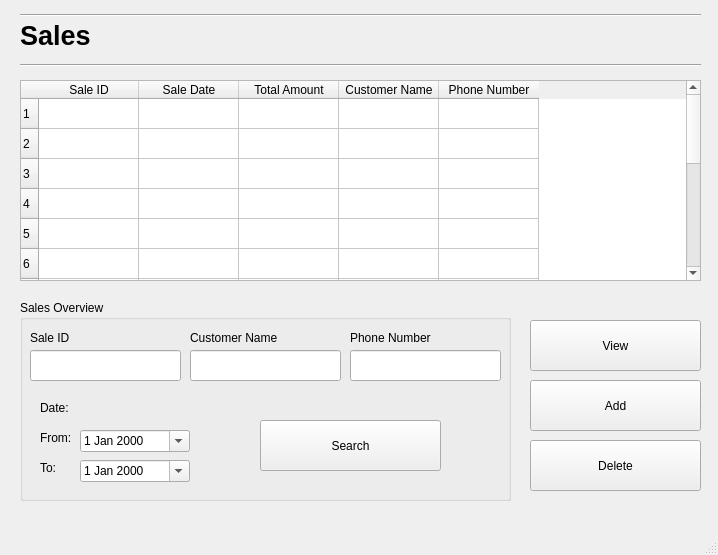
<?xml version="1.0" encoding="UTF-8"?>
<ui version="4.0">
 <class>Sale</class>
 <widget class="QMainWindow" name="Sale">
  <property name="geometry">
   <rect>
    <x>0</x>
    <y>0</y>
    <width>718</width>
    <height>555</height>
   </rect>
  </property>
  <property name="windowTitle">
   <string>Sales</string>
  </property>
  <widget class="QWidget" name="centralwidget">
   <widget class="QLabel" name="label">
    <property name="geometry">
     <rect>
      <x>20</x>
      <y>10</y>
      <width>111</width>
      <height>51</height>
     </rect>
    </property>
    <property name="font">
     <font>
      <pointsize>20</pointsize>
      <weight>75</weight>
      <bold>true</bold>
     </font>
    </property>
    <property name="text">
     <string>Sales</string>
    </property>
   </widget>
   <widget class="Line" name="line">
    <property name="geometry">
     <rect>
      <x>20</x>
      <y>50</y>
      <width>681</width>
      <height>31</height>
     </rect>
    </property>
    <property name="font">
     <font>
      <pointsize>20</pointsize>
      <weight>75</weight>
      <bold>true</bold>
     </font>
    </property>
    <property name="orientation">
     <enum>Qt::Horizontal</enum>
    </property>
   </widget>
   <widget class="QTableWidget" name="saleTable">
    <property name="geometry">
     <rect>
      <x>20</x>
      <y>80</y>
      <width>681</width>
      <height>201</height>
     </rect>
    </property>
    <row>
     <property name="text">
      <string>1</string>
     </property>
    </row>
    <row>
     <property name="text">
      <string>2</string>
     </property>
    </row>
    <row>
     <property name="text">
      <string>3</string>
     </property>
    </row>
    <row>
     <property name="text">
      <string>4</string>
     </property>
    </row>
    <row>
     <property name="text">
      <string>5</string>
     </property>
    </row>
    <row>
     <property name="text">
      <string>6</string>
     </property>
    </row>
    <row>
     <property name="text">
      <string>7</string>
     </property>
    </row>
    <row>
     <property name="text">
      <string>8</string>
     </property>
    </row>
    <row>
     <property name="text">
      <string>9</string>
     </property>
    </row>
    <row>
     <property name="text">
      <string>10</string>
     </property>
    </row>
    <row>
     <property name="text">
      <string>11</string>
     </property>
    </row>
    <row>
     <property name="text">
      <string>12</string>
     </property>
    </row>
    <row>
     <property name="text">
      <string>13</string>
     </property>
    </row>
    <row>
     <property name="text">
      <string>14</string>
     </property>
    </row>
    <row>
     <property name="text">
      <string>15</string>
     </property>
    </row>
    <column>
     <property name="text">
      <string>Sale ID</string>
     </property>
    </column>
    <column>
     <property name="text">
      <string>Sale Date</string>
     </property>
    </column>
    <column>
     <property name="text">
      <string>Total Amount</string>
     </property>
    </column>
    <column>
     <property name="text">
      <string>Customer Name</string>
     </property>
    </column>
    <column>
     <property name="text">
      <string>Phone Number</string>
     </property>
    </column>
   </widget>
   <widget class="QPushButton" name="deleteSaleButton">
    <property name="geometry">
     <rect>
      <x>530</x>
      <y>440</y>
      <width>171</width>
      <height>51</height>
     </rect>
    </property>
    <property name="text">
     <string>Delete</string>
    </property>
   </widget>
   <widget class="QGroupBox" name="groupBox">
    <property name="geometry">
     <rect>
      <x>20</x>
      <y>300</y>
      <width>491</width>
      <height>201</height>
     </rect>
    </property>
    <property name="title">
     <string>Sales Overview</string>
    </property>
    <widget class="QLabel" name="label_2">
     <property name="geometry">
      <rect>
       <x>10</x>
       <y>30</y>
       <width>55</width>
       <height>16</height>
      </rect>
     </property>
     <property name="text">
      <string>Sale ID</string>
     </property>
    </widget>
    <widget class="QLineEdit" name="searchSaleId">
     <property name="geometry">
      <rect>
       <x>10</x>
       <y>50</y>
       <width>151</width>
       <height>31</height>
      </rect>
     </property>
    </widget>
    <widget class="QLabel" name="label_4">
     <property name="geometry">
      <rect>
       <x>20</x>
       <y>100</y>
       <width>55</width>
       <height>16</height>
      </rect>
     </property>
     <property name="text">
      <string>Date:</string>
     </property>
    </widget>
    <widget class="QLabel" name="label_6">
     <property name="geometry">
      <rect>
       <x>20</x>
       <y>160</y>
       <width>55</width>
       <height>16</height>
      </rect>
     </property>
     <property name="text">
      <string>To:</string>
     </property>
    </widget>
    <widget class="QDateEdit" name="searchToDate">
     <property name="geometry">
      <rect>
       <x>60</x>
       <y>160</y>
       <width>110</width>
       <height>22</height>
      </rect>
     </property>
     <property name="calendarPopup">
      <bool>true</bool>
     </property>
    </widget>
    <widget class="QLabel" name="label_7">
     <property name="geometry">
      <rect>
       <x>20</x>
       <y>130</y>
       <width>55</width>
       <height>16</height>
      </rect>
     </property>
     <property name="text">
      <string>From:</string>
     </property>
    </widget>
    <widget class="QDateEdit" name="searchFromDate">
     <property name="geometry">
      <rect>
       <x>60</x>
       <y>130</y>
       <width>110</width>
       <height>22</height>
      </rect>
     </property>
     <property name="calendarPopup">
      <bool>true</bool>
     </property>
    </widget>
    <widget class="QLineEdit" name="searchCustomerName">
     <property name="geometry">
      <rect>
       <x>170</x>
       <y>50</y>
       <width>151</width>
       <height>31</height>
      </rect>
     </property>
     <property name="text">
      <string/>
     </property>
    </widget>
    <widget class="QLabel" name="label_8">
     <property name="geometry">
      <rect>
       <x>170</x>
       <y>30</y>
       <width>101</width>
       <height>16</height>
      </rect>
     </property>
     <property name="text">
      <string>Customer Name</string>
     </property>
    </widget>
    <widget class="QPushButton" name="searchSaleButton">
     <property name="geometry">
      <rect>
       <x>240</x>
       <y>120</y>
       <width>181</width>
       <height>51</height>
      </rect>
     </property>
     <property name="text">
      <string>Search</string>
     </property>
    </widget>
    <widget class="QLabel" name="label_9">
     <property name="geometry">
      <rect>
       <x>330</x>
       <y>30</y>
       <width>101</width>
       <height>16</height>
      </rect>
     </property>
     <property name="text">
      <string>Phone Number</string>
     </property>
    </widget>
    <widget class="QLineEdit" name="searchPhoneNumber">
     <property name="geometry">
      <rect>
       <x>330</x>
       <y>50</y>
       <width>151</width>
       <height>31</height>
      </rect>
     </property>
     <property name="text">
      <string/>
     </property>
    </widget>
   </widget>
   <widget class="Line" name="line_2">
    <property name="geometry">
     <rect>
      <x>20</x>
      <y>0</y>
      <width>681</width>
      <height>31</height>
     </rect>
    </property>
    <property name="font">
     <font>
      <pointsize>20</pointsize>
      <weight>75</weight>
      <bold>true</bold>
     </font>
    </property>
    <property name="orientation">
     <enum>Qt::Horizontal</enum>
    </property>
   </widget>
   <widget class="QPushButton" name="addSaleButton">
    <property name="geometry">
     <rect>
      <x>530</x>
      <y>380</y>
      <width>171</width>
      <height>51</height>
     </rect>
    </property>
    <property name="text">
     <string>Add</string>
    </property>
   </widget>
   <widget class="QPushButton" name="viewSaleButton">
    <property name="geometry">
     <rect>
      <x>530</x>
      <y>320</y>
      <width>171</width>
      <height>51</height>
     </rect>
    </property>
    <property name="text">
     <string>View</string>
    </property>
   </widget>
  </widget>
  <widget class="QMenuBar" name="menubar">
   <property name="geometry">
    <rect>
     <x>0</x>
     <y>0</y>
     <width>718</width>
     <height>26</height>
    </rect>
   </property>
  </widget>
  <widget class="QStatusBar" name="statusbar"/>
 </widget>
 <resources/>
 <connections/>
</ui>
